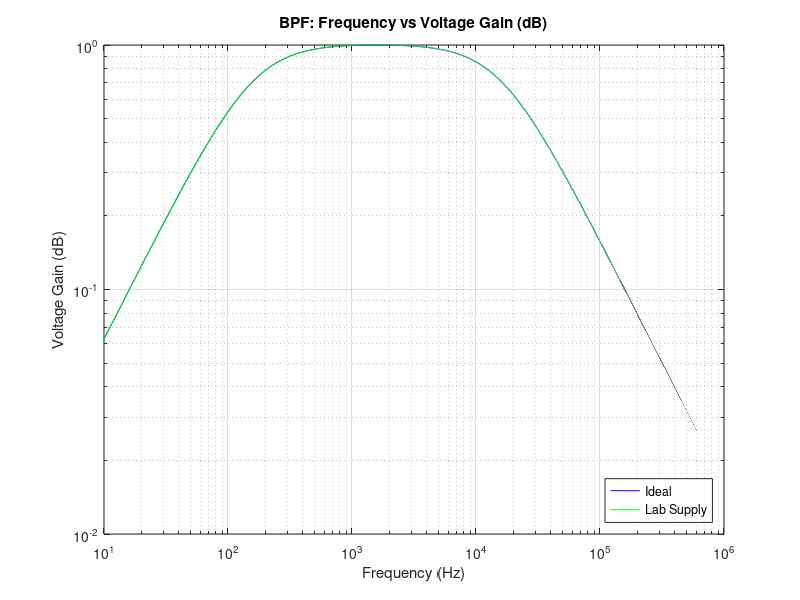
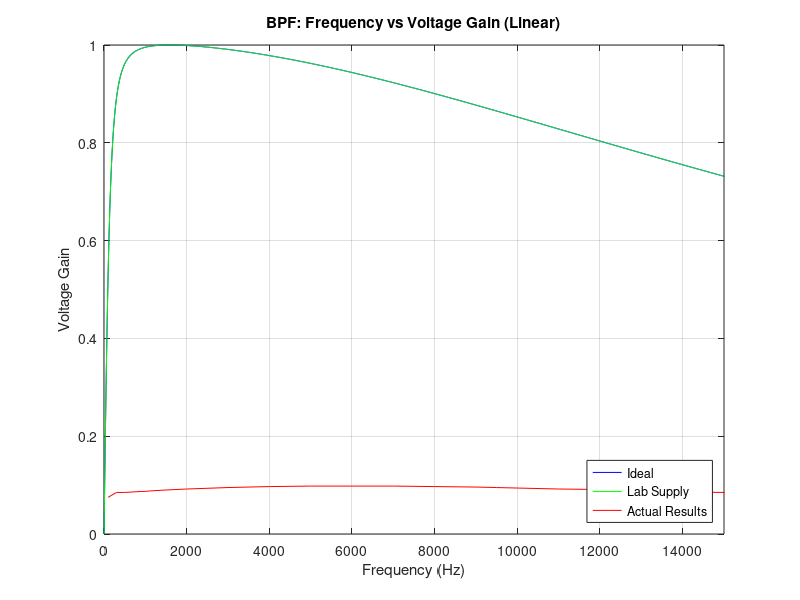
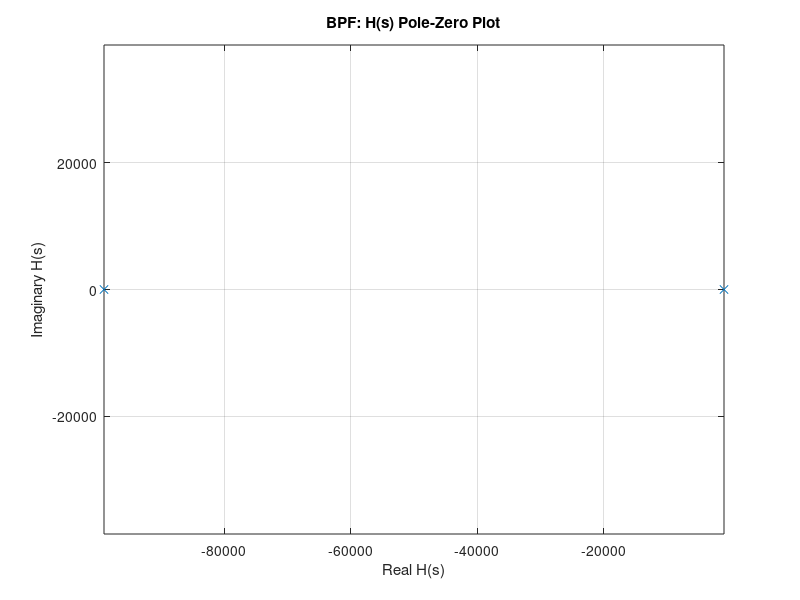
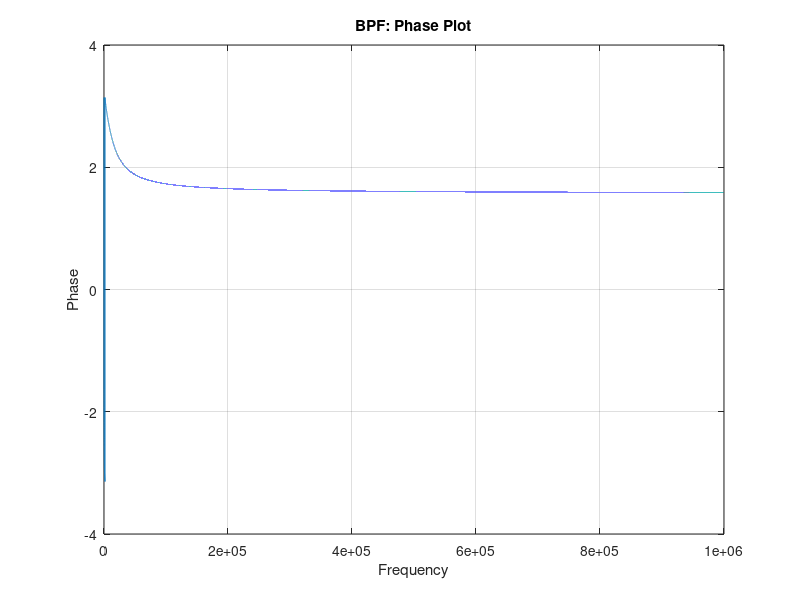

These figures' MATLAB source, in order:
% Ian Roberts
% EE 3431 Lab Final
% Bandpass Filter

clc; clear all; close all;

j = sqrt(-1);
f = 0:10:1e6;

% Ideal Values
R1 = 100;
R2 = 1000;
R3 = 100;
R4 = 1000;
R5 = 1000;
R6 = 1000;
C1 = .1e-6;
C2 = .1e-6;

wo = 1/sqrt(R2*R4*C1*C2);
fo = wo/(2*pi)
Q = sqrt((C1*R3^2)/(R2*R4*C2))
BW = wo/Q;
gain = -R3/R1

H = gain.*(wo./Q).*(j.*2.*pi.*f)./((j.*2.*pi.*f).^2 + (j.*2.*pi.*f).*wo./Q + wo.^2);

figure();
loglog(f,(abs(H)),'b'); hold on;
grid on;

% Lab Supplies
R1 = 100;
R2 = 1000;
R3 = 100;
R4 = 1000;
R5 = 1000;
R6 = 1000;
C1 = .1e-6;
C2 = .1e-6;

wo = 1/sqrt(R2*R4*C1*C2);
fo = wo/(2*pi);
Q = sqrt((C1*R3^2)/(R2*R4*C2))
BW = wo/Q;
gain = -R3/R1;

H2 = gain.*(wo./Q).*(j.*2.*pi.*f)./((j.*2.*pi.*f).^2 + (j.*2.*pi.*f).*wo./Q + wo.^2);

loglog(f,(abs(H2)),'g'); hold on; grid on;

% Experimental Results
f_test = [0.1 0.3 0.5 0.7  0.9  1    1.1  1.5 2    3   4    5    6    7    8    9    9.5 10   10.5 11   12   14   16   20   25   30  40  50]*1e3; % in khz
a =      [1.5 1.7 1.7 1.72 1.74 1.74 1.76 1.8 1.84 1.9 1.94 1.96 1.96 1.96 1.94 1.92 1.9 1.88 1.86 1.84 1.82 1.72 1.68 1.62 1.56 1.5 1.4 1.32]/20; % pk pk input of 2 (find gain)

%loglog(f_test,a,'r'); hold on;
title('BPF: Frequency vs Voltage Gain (dB)');
xlabel('Frequency (Hz)');
ylabel('Voltage Gain (dB)');
legend('Ideal','Lab Supply','Actual Results','Location','southeast');


% plot linear scale
figure();
plot(f,abs(H),'b'); hold on;
plot(f,abs(H2),'g'); hold on;
plot(f_test,a,'r');
grid on;
xlim([0 15000]);
title('BPF: Frequency vs Voltage Gain (Linear)');
xlabel('Frequency (Hz)');
ylabel('Voltage Gain');
legend('Ideal','Lab Supply','Actual Results','Location','southeast');

% plot pole-zero
figure();
c = [1 (2.*pi.*fo./Q) (2.*pi.*fo).^2];
c = roots(c);
plot(real(c),imag(c), 'x'); hold on; drawnow();
axis equal;
grid on;
xlabel('Real H(s)');
ylabel('Imaginary H(s)');
title('BPF: H(s) Pole-Zero Plot');

% phase plot
figure();
plot(f,angle(H2)); hold on; drawnow(); grid on;
xlabel('Frequency');
ylabel('Phase');
title('BPF: Phase Plot');
